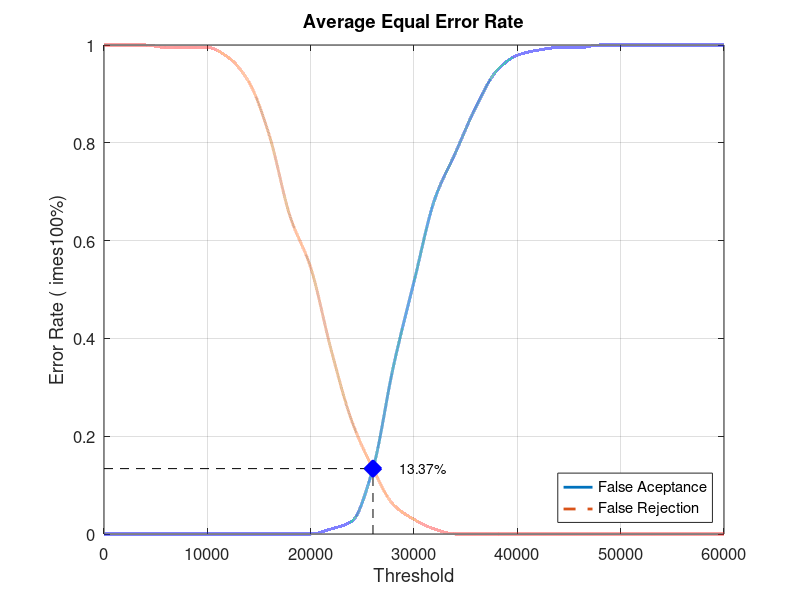
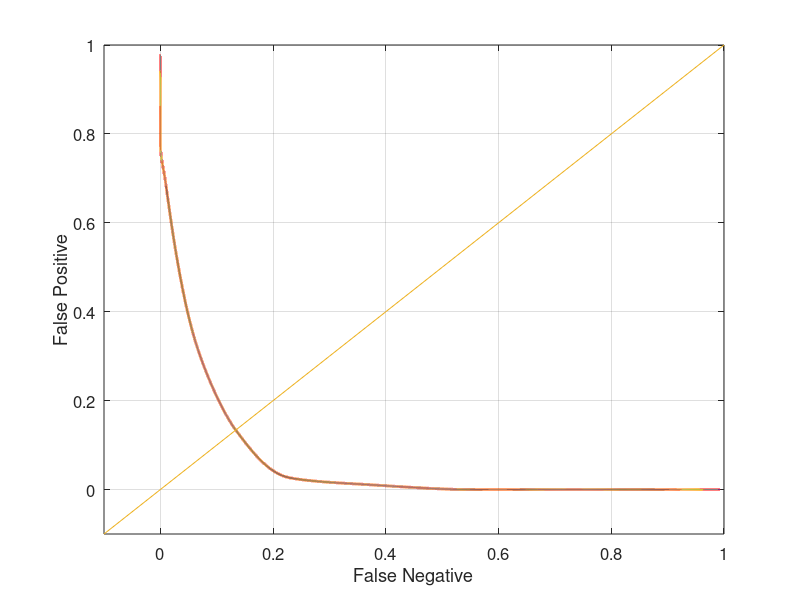

Here is the MATLAB script that generated these plots, in order:
close all;
clear;
clc;
x = 0:2000:60000;
xq = 0:0.5:60000;

y0 = [0 0 0 0 0 0 0 0 0 0 0 0.0105263 0.0263158 0.131579 0.342105 0.515789 0.684211 0.778947 0.873684 0.947368 0.978947 0.989474 0.994737 0.994737 1 1 1 1 1 1 1]
yy0 = interp1(x, y0, xq, 'pchip');
y1 = [1 1 1 0.995 0.995 0.995 0.975 0.925 0.815 0.65 0.545 0.375 0.23 0.135 0.06 0.03 0.01 0 0 0 0 0 0 0 0 0 0 0 0 0 0]
yy1 = interp1(x, y1, xq, 'pchip');

% Calculating EER: 
y2 = abs(y0 - y1);
find(y2 == min(y2))
yy2 = abs(yy0 - yy1);
xEER = find(yy2 == min(yy2));
xEERIndex = xq(xEER) % X-axis EER
yEER = yy0(xEER) % Y-axis EER

main = figure
plot(xq, yy0,'-','LineWidth', 2);	hold on
plot(xq, yy1,'--','LineWidth', 2);	hold on
plot([xEERIndex xEERIndex], [0 yEER], 'k--');	hold on
plot([0 xEERIndex], [yEER yEER], 'k--');	hold on
plot(xEERIndex, yEER, 'bx', 'LineWidth', 10);	hold on
text(xEERIndex + 10 * xEERIndex / 100, yEER, [num2str(round((10000 * yEER)) / 100) '%'])
legend('False Aceptance', 'False Rejection', 'Location', 'SouthEast')
xlabel('Threshold')
ylabel('Error Rate (	imes100%)')
title('Average Equal Error Rate')
set(gca, 'FontSize', 12)
axis([0 60000 0 1])
grid on

print(main, 'Database4_2Main', '-dpng');
FNRxFPR = figure('Color', [1 1 1]);
plot(yy1, yy0, '-', yy1, yy0, 'LineWidth', 2);
hold on
y = -0.1:0.1:1
plot(y, y); 
set(gca, 'FontSize', 12)
xlabel('False Negative')
ylabel('False Positive')
axis([-0.1 1 -0.1 1])
set(gca, 'FontSize', 12)
grid on

print(FNRxFPR, 'Database4_2FNRxFPR','-dpng');
